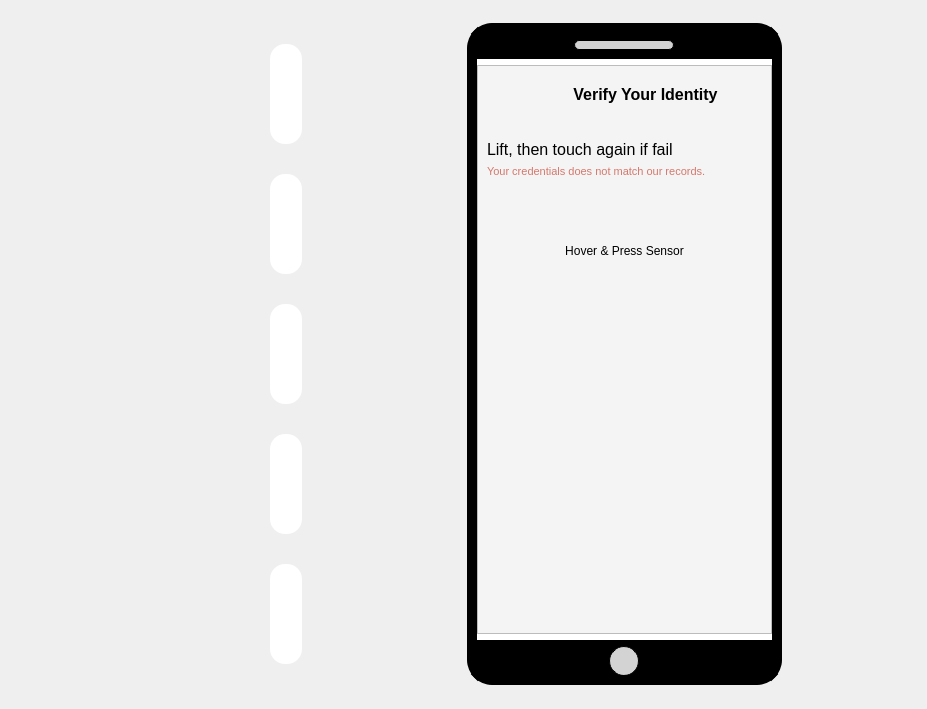
<?xml version="1.0" encoding="UTF-8"?>
<ui version="4.0">
 <class>Form</class>
 <widget class="QWidget" name="Form">
  <property name="geometry">
   <rect>
    <x>0</x>
    <y>0</y>
    <width>927</width>
    <height>709</height>
   </rect>
  </property>
  <property name="sizePolicy">
   <sizepolicy hsizetype="Expanding" vsizetype="Expanding">
    <horstretch>0</horstretch>
    <verstretch>0</verstretch>
   </sizepolicy>
  </property>
  <property name="windowTitle">
   <string>Form</string>
  </property>
  <property name="layoutDirection">
   <enum>Qt::LeftToRight</enum>
  </property>
  <property name="styleSheet">
   <string notr="true">#frame {
	background-color: #f4f4f4;
}

#title {
	font-weight: bold;
	font-size: 12pt;
}

#fingerprint_btn {
	border: none;
	margin: 20px 0px;
}

#finger_container QPushButton {
	max-width: 80px;
	height: 100px;
	border: none;
	background-color: #fff;
	border-radius: 15%;
}

#finger_container QPushButton:checked {
	border: 3px solid #4070f4;
}

#phone_frame {
	border: 10px solid black;
	border-radius: 25px;
	background-color: white;
}

#phone_top, #phone_bottom {
	background-color: black;
}

#phone_top_design {
	background-color: lightgrey;
	border: 1px solid;
	border-radius: 5px;
}

#phone_bottom_design {
	background-color: lightgrey;
	border: 1px solid;
	border-radius: 15px;
}

#warning_label {
	color: #d5786c;
}</string>
  </property>
  <layout class="QHBoxLayout" name="horizontalLayout_2">
   <item alignment="Qt::AlignHCenter">
    <widget class="QWidget" name="finger_container" native="true">
     <property name="sizePolicy">
      <sizepolicy hsizetype="Preferred" vsizetype="Maximum">
       <horstretch>0</horstretch>
       <verstretch>0</verstretch>
      </sizepolicy>
     </property>
     <property name="minimumSize">
      <size>
       <width>150</width>
       <height>0</height>
      </size>
     </property>
     <property name="styleSheet">
      <string notr="true"/>
     </property>
     <layout class="QVBoxLayout" name="verticalLayout">
      <property name="spacing">
       <number>30</number>
      </property>
      <item alignment="Qt::AlignRight">
       <widget class="ShadowButton" name="fp1_btn">
        <property name="cursor">
         <cursorShape>PointingHandCursor</cursorShape>
        </property>
        <property name="text">
         <string/>
        </property>
        <property name="icon">
         <iconset>
          <normaloff>../../data/fingerprints/fp1.png</normaloff>../../data/fingerprints/fp1.png</iconset>
        </property>
        <property name="iconSize">
         <size>
          <width>70</width>
          <height>100</height>
         </size>
        </property>
        <property name="checkable">
         <bool>true</bool>
        </property>
       </widget>
      </item>
      <item alignment="Qt::AlignRight">
       <widget class="ShadowButton" name="fp2_btn">
        <property name="cursor">
         <cursorShape>PointingHandCursor</cursorShape>
        </property>
        <property name="text">
         <string/>
        </property>
        <property name="icon">
         <iconset>
          <normaloff>../../data/fingerprints/fp2.png</normaloff>../../data/fingerprints/fp2.png</iconset>
        </property>
        <property name="iconSize">
         <size>
          <width>70</width>
          <height>100</height>
         </size>
        </property>
        <property name="checkable">
         <bool>true</bool>
        </property>
       </widget>
      </item>
      <item alignment="Qt::AlignRight">
       <widget class="ShadowButton" name="fp3_btn">
        <property name="cursor">
         <cursorShape>PointingHandCursor</cursorShape>
        </property>
        <property name="text">
         <string/>
        </property>
        <property name="icon">
         <iconset>
          <normaloff>../../data/fingerprints/fp3.png</normaloff>../../data/fingerprints/fp3.png</iconset>
        </property>
        <property name="iconSize">
         <size>
          <width>70</width>
          <height>100</height>
         </size>
        </property>
        <property name="checkable">
         <bool>true</bool>
        </property>
       </widget>
      </item>
      <item alignment="Qt::AlignRight">
       <widget class="ShadowButton" name="fp4_btn">
        <property name="cursor">
         <cursorShape>PointingHandCursor</cursorShape>
        </property>
        <property name="text">
         <string/>
        </property>
        <property name="icon">
         <iconset>
          <normaloff>../../data/fingerprints/fp4.png</normaloff>../../data/fingerprints/fp4.png</iconset>
        </property>
        <property name="iconSize">
         <size>
          <width>70</width>
          <height>100</height>
         </size>
        </property>
        <property name="checkable">
         <bool>true</bool>
        </property>
       </widget>
      </item>
      <item alignment="Qt::AlignRight">
       <widget class="ShadowButton" name="fp5_btn">
        <property name="cursor">
         <cursorShape>PointingHandCursor</cursorShape>
        </property>
        <property name="text">
         <string/>
        </property>
        <property name="icon">
         <iconset>
          <normaloff>../../data/fingerprints/fp5.png</normaloff>../../data/fingerprints/fp5.png</iconset>
        </property>
        <property name="iconSize">
         <size>
          <width>70</width>
          <height>100</height>
         </size>
        </property>
        <property name="checkable">
         <bool>true</bool>
        </property>
       </widget>
      </item>
     </layout>
    </widget>
   </item>
   <item alignment="Qt::AlignLeft">
    <widget class="ShadowFrame" name="phone_frame">
     <property name="minimumSize">
      <size>
       <width>315</width>
       <height>500</height>
      </size>
     </property>
     <property name="maximumSize">
      <size>
       <width>315</width>
       <height>662</height>
      </size>
     </property>
     <property name="frameShape">
      <enum>QFrame::NoFrame</enum>
     </property>
     <property name="frameShadow">
      <enum>QFrame::Raised</enum>
     </property>
     <layout class="QVBoxLayout" name="verticalLayout_2">
      <property name="leftMargin">
       <number>0</number>
      </property>
      <property name="topMargin">
       <number>0</number>
      </property>
      <property name="rightMargin">
       <number>0</number>
      </property>
      <property name="bottomMargin">
       <number>0</number>
      </property>
      <item>
       <widget class="QWidget" name="phone_top" native="true">
        <property name="maximumSize">
         <size>
          <width>16777215</width>
          <height>30</height>
         </size>
        </property>
        <layout class="QHBoxLayout" name="horizontalLayout_5">
         <property name="leftMargin">
          <number>0</number>
         </property>
         <property name="topMargin">
          <number>7</number>
         </property>
         <property name="rightMargin">
          <number>0</number>
         </property>
         <property name="bottomMargin">
          <number>9</number>
         </property>
         <item>
          <widget class="QLabel" name="phone_top_design">
           <property name="sizePolicy">
            <sizepolicy hsizetype="Preferred" vsizetype="Fixed">
             <horstretch>0</horstretch>
             <verstretch>0</verstretch>
            </sizepolicy>
           </property>
           <property name="minimumSize">
            <size>
             <width>0</width>
             <height>0</height>
            </size>
           </property>
           <property name="maximumSize">
            <size>
             <width>100</width>
             <height>10</height>
            </size>
           </property>
           <property name="text">
            <string/>
           </property>
          </widget>
         </item>
        </layout>
       </widget>
      </item>
      <item>
       <widget class="QFrame" name="frame">
        <property name="frameShape">
         <enum>QFrame::StyledPanel</enum>
        </property>
        <property name="frameShadow">
         <enum>QFrame::Raised</enum>
        </property>
        <layout class="QVBoxLayout" name="verticalLayout_3">
         <item>
          <layout class="QHBoxLayout" name="horizontalLayout">
           <property name="topMargin">
            <number>10</number>
           </property>
           <property name="bottomMargin">
            <number>30</number>
           </property>
           <item>
            <widget class="QLabel" name="label_4">
             <property name="maximumSize">
              <size>
               <width>36</width>
               <height>36</height>
              </size>
             </property>
             <property name="text">
              <string/>
             </property>
             <property name="pixmap">
              <pixmap>../../resources/icons/finger.svg</pixmap>
             </property>
             <property name="scaledContents">
              <bool>true</bool>
             </property>
            </widget>
           </item>
           <item>
            <widget class="QLabel" name="title">
             <property name="text">
              <string>Verify Your Identity</string>
             </property>
             <property name="alignment">
              <set>Qt::AlignCenter</set>
             </property>
            </widget>
           </item>
          </layout>
         </item>
         <item>
          <widget class="QLabel" name="short_instruction">
           <property name="sizePolicy">
            <sizepolicy hsizetype="Preferred" vsizetype="Maximum">
             <horstretch>0</horstretch>
             <verstretch>0</verstretch>
            </sizepolicy>
           </property>
           <property name="styleSheet">
            <string notr="true">font-size: 12pt;
font-weight: 400;</string>
           </property>
           <property name="text">
            <string>Lift, then touch again if fail</string>
           </property>
          </widget>
         </item>
         <item>
          <widget class="QLabel" name="warning_label">
           <property name="sizePolicy">
            <sizepolicy hsizetype="Preferred" vsizetype="Maximum">
             <horstretch>0</horstretch>
             <verstretch>0</verstretch>
            </sizepolicy>
           </property>
           <property name="styleSheet">
            <string notr="true">font-size: 8pt;</string>
           </property>
           <property name="text">
            <string>Your credentials does not match our records.</string>
           </property>
           <property name="wordWrap">
            <bool>true</bool>
           </property>
          </widget>
         </item>
         <item alignment="Qt::AlignHCenter">
          <widget class="QPushButton" name="fingerprint_btn">
           <property name="sizePolicy">
            <sizepolicy hsizetype="Maximum" vsizetype="Maximum">
             <horstretch>0</horstretch>
             <verstretch>0</verstretch>
            </sizepolicy>
           </property>
           <property name="maximumSize">
            <size>
             <width>100</width>
             <height>200</height>
            </size>
           </property>
           <property name="cursor">
            <cursorShape>PointingHandCursor</cursorShape>
           </property>
           <property name="autoFillBackground">
            <bool>false</bool>
           </property>
           <property name="text">
            <string/>
           </property>
           <property name="icon">
            <iconset>
             <normaloff>../../resources/images/fp0.png</normaloff>../../resources/images/fp0.png</iconset>
           </property>
           <property name="iconSize">
            <size>
             <width>100</width>
             <height>300</height>
            </size>
           </property>
          </widget>
         </item>
         <item alignment="Qt::AlignHCenter">
          <widget class="QLabel" name="instruction_label">
           <property name="text">
            <string>Hover &amp; Press Sensor</string>
           </property>
           <property name="scaledContents">
            <bool>true</bool>
           </property>
           <property name="alignment">
            <set>Qt::AlignCenter</set>
           </property>
          </widget>
         </item>
         <item>
          <spacer name="verticalSpacer">
           <property name="orientation">
            <enum>Qt::Vertical</enum>
           </property>
           <property name="sizeHint" stdset="0">
            <size>
             <width>20</width>
             <height>157</height>
            </size>
           </property>
          </spacer>
         </item>
        </layout>
       </widget>
      </item>
      <item>
       <widget class="QWidget" name="phone_bottom" native="true">
        <property name="maximumSize">
         <size>
          <width>16777215</width>
          <height>35</height>
         </size>
        </property>
        <layout class="QHBoxLayout" name="horizontalLayout_6">
         <property name="spacing">
          <number>0</number>
         </property>
         <property name="leftMargin">
          <number>0</number>
         </property>
         <property name="topMargin">
          <number>6</number>
         </property>
         <property name="rightMargin">
          <number>0</number>
         </property>
         <property name="bottomMargin">
          <number>0</number>
         </property>
         <item>
          <widget class="QLabel" name="phone_bottom_design">
           <property name="sizePolicy">
            <sizepolicy hsizetype="Fixed" vsizetype="Fixed">
             <horstretch>0</horstretch>
             <verstretch>0</verstretch>
            </sizepolicy>
           </property>
           <property name="minimumSize">
            <size>
             <width>30</width>
             <height>30</height>
            </size>
           </property>
           <property name="text">
            <string/>
           </property>
          </widget>
         </item>
        </layout>
       </widget>
      </item>
     </layout>
    </widget>
   </item>
  </layout>
 </widget>
 <customwidgets>
  <customwidget>
   <class>ShadowFrame</class>
   <extends>QFrame</extends>
   <header location="global">widgets/shadow.h</header>
   <container>1</container>
  </customwidget>
  <customwidget>
   <class>ShadowButton</class>
   <extends>QPushButton</extends>
   <header location="global">widgets/shadow.h</header>
  </customwidget>
 </customwidgets>
 <resources/>
 <connections/>
</ui>
